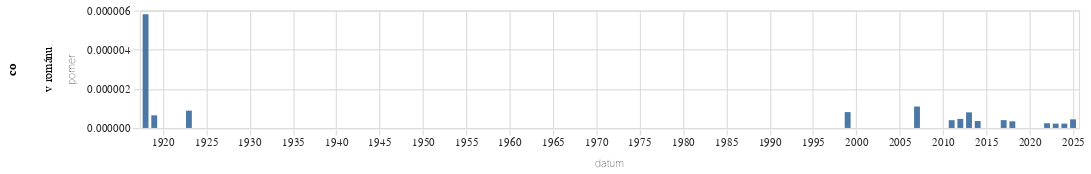

The notebook cell saved with this chart:
### Code cell
graf(vyvoj_vyskytu("(?i)ve{0,1} \w{0,20}\s{0,1}románu","v románu"))

### Figure 1 — Vega-Lite specification as saved in the notebook (floating-point values rounded to 4 significant figures)
{"config": {"title": {"font": "Noticia Text", "fontSize": 11.5, "anchor": "start", "lineHeight": 19, "fontWeight": "bolder", "subtitleFont": "Noticia Text", "subtitleFontSize": 10, "subtitleLineHeight": 15, "subtitlePadding": 10, "dy": -10, "color": "#292829", "subtitleColor": "#292829"}, "axis": {"labelFont": "Asap", "titleFont": "Asap", "fontWeight": "lighter", "titleFontWeight": "lighter", "labelFontSize": 9, "titleFontSize": 9, "labelPadding": 2, "titlePadding": 9, "domainOpacity": 0, "tickColor": "#DCDDD6", "labelColor": "#292829"}, "legend": {"labelFont": "Asap", "labelFontWeight": "normal", "titleFont": "Asap", "titleFontWeight": "normal", "labelFontSize": 9, "titleFontSize": 9, "labelColor": "#292829"}}, "data": {"name": "data-b8d2fbde887038586af4e5b94b84a93b"}, "mark": {"type": "bar"}, "encoding": {"row": {"field": "co", "type": "nominal"}, "x": {"field": "datum", "type": "temporal"}, "y": {"field": "pomer", "type": "quantitative"}}, "height": 100, "width": 800, "$schema": "https://vega.github.io/schema/vega-lite/v5.8.0.json", "datasets": {"data-b8d2fbde887038586af4e5b94b84a93b": [{"datum": "1918-01-01T00:00:00", "vyskytu": 1, "pocet_slov": 172010, "pomer": 5.814e-06, "co": "v románu"}, {"datum": "1919-01-01T00:00:00", "vyskytu": 1, "pocet_slov": 1547459, "pomer": 6.462e-07, "co": "v románu"}, {"datum": "1920-01-01T00:00:00", "vyskytu": 0, "pocet_slov": 1557497, "pomer": 0.0, "co": "v románu"}, {"datum": "1921-01-01T00:00:00", "vyskytu": 0, "pocet_slov": 1814119, "pomer": 0.0, "co": "v románu"}, {"datum": "1922-01-01T00:00:00", "vyskytu": 0, "pocet_slov": 1739976, "pomer": 0.0, "co": "v románu"}, {"datum": "1923-01-01T00:00:00", "vyskytu": 1, "pocet_slov": 1131296, "pomer": 8.839e-07, "co": "v románu"}, {"datum": "1924-01-01T00:00:00", "vyskytu": 0, "pocet_slov": 1386775, "pomer": 0.0, "co": "v románu"}, {"datum": "1925-01-01T00:00:00", "vyskytu": 0, "pocet_slov": 989387, "pomer": 0.0, "co": "v románu"}, {"datum": "1926-01-01T00:00:00", "vyskytu": 0, "pocet_slov": 1629693, "pomer": 0.0, "co": "v románu"}, {"datum": "1927-01-01T00:00:00", "vyskytu": 0, "pocet_slov": 1725378, "pomer": 0.0, "co": "v románu"}, {"datum": "1928-01-01T00:00:00", "vyskytu": 0, "pocet_slov": 1786584, "pomer": 0.0, "co": "v románu"}, {"datum": "1929-01-01T00:00:00", "vyskytu": 0, "pocet_slov": 907519, "pomer": 0.0, "co": "v románu"}, {"datum": "1930-01-01T00:00:00", "vyskytu": 0, "pocet_slov": 1990549, "pomer": 0.0, "co": "v románu"}, {"datum": "1931-01-01T00:00:00", "vyskytu": 0, "pocet_slov": 1466185, "pomer": 0.0, "co": "v románu"}, {"datum": "1932-01-01T00:00:00", "vyskytu": 0, "pocet_slov": 1117587, "pomer": 0.0, "co": "v románu"}, {"datum": "1933-01-01T00:00:00", "vyskytu": 0, "pocet_slov": 1230441, "pomer": 0.0, "co": "v románu"}, {"datum": "1934-01-01T00:00:00", "vyskytu": 0, "pocet_slov": 874472, "pomer": 0.0, "co": "v románu"}, {"datum": "1935-01-01T00:00:00", "vyskytu": 0, "pocet_slov": 712050, "pomer": 0.0, "co": "v románu"}, {"datum": "1936-01-01T00:00:00", "vyskytu": 0, "pocet_slov": 958205, "pomer": 0.0, "co": "v románu"}, {"datum": "1937-01-01T00:00:00", "vyskytu": 0, "pocet_slov": 733783, "pomer": 0.0, "co": "v románu"}, {"datum": "1938-01-01T00:00:00", "vyskytu": 0, "pocet_slov": 383461, "pomer": 0.0, "co": "v románu"}, {"datum": "1945-01-01T00:00:00", "vyskytu": 0, "pocet_slov": 140144, "pomer": 0.0, "co": "v románu"}, {"datum": "1946-01-01T00:00:00", "vyskytu": 0, "pocet_slov": 1129068, "pomer": 0.0, "co": "v románu"}, {"datum": "1947-01-01T00:00:00", "vyskytu": 0, "pocet_slov": 1083098, "pomer": 0.0, "co": "v románu"}, {"datum": "1948-01-01T00:00:00", "vyskytu": 0, "pocet_slov": 618132, "pomer": 0.0, "co": "v románu"}, {"datum": "1949-01-01T00:00:00", "vyskytu": 0, "pocet_slov": 357203, "pomer": 0.0, "co": "v románu"}, {"datum": "1950-01-01T00:00:00", "vyskytu": 0, "pocet_slov": 208781, "pomer": 0.0, "co": "v románu"}, {"datum": "1951-01-01T00:00:00", "vyskytu": 0, "pocet_slov": 219888, "pomer": 0.0, "co": "v románu"}, {"datum": "1952-01-01T00:00:00", "vyskytu": 0, "pocet_slov": 189920, "pomer": 0.0, "co": "v románu"}, {"datum": "1953-01-01T00:00:00", "vyskytu": 0, "pocet_slov": 114518, "pomer": 0.0, "co": "v románu"}, {"datum": "1954-01-01T00:00:00", "vyskytu": 0, "pocet_slov": 98416, "pomer": 0.0, "co": "v románu"}, {"datum": "1955-01-01T00:00:00", "vyskytu": 0, "pocet_slov": 78833, "pomer": 0.0, "co": "v románu"}, {"datum": "1956-01-01T00:00:00", "vyskytu": 0, "pocet_slov": 138430, "pomer": 0.0, "co": "v románu"}, {"datum": "1957-01-01T00:00:00", "vyskytu": 0, "pocet_slov": 137388, "pomer": 0.0, "co": "v románu"}, {"datum": "1958-01-01T00:00:00", "vyskytu": 0, "pocet_slov": 142112, "pomer": 0.0, "co": "v románu"}, {"datum": "1959-01-01T00:00:00", "vyskytu": 0, "pocet_slov": 141333, "pomer": 0.0, "co": "v románu"}, {"datum": "1960-01-01T00:00:00", "vyskytu": 0, "pocet_slov": 181817, "pomer": 0.0, "co": "v románu"}, {"datum": "1961-01-01T00:00:00", "vyskytu": 0, "pocet_slov": 216288, "pomer": 0.0, "co": "v románu"}, {"datum": "1962-01-01T00:00:00", "vyskytu": 0, "pocet_slov": 98793, "pomer": 0.0, "co": "v románu"}, {"datum": "1963-01-01T00:00:00", "vyskytu": 0, "pocet_slov": 139432, "pomer": 0.0, "co": "v románu"}, {"datum": "1964-01-01T00:00:00", "vyskytu": 0, "pocet_slov": 288820, "pomer": 0.0, "co": "v románu"}, {"datum": "1965-01-01T00:00:00", "vyskytu": 0, "pocet_slov": 194814, "pomer": 0.0, "co": "v románu"}, {"datum": "1966-01-01T00:00:00", "vyskytu": 0, "pocet_slov": 247115, "pomer": 0.0, "co": "v románu"}, {"datum": "1967-01-01T00:00:00", "vyskytu": 0, "pocet_slov": 225198, "pomer": 0.0, "co": "v románu"}, {"datum": "1968-01-01T00:00:00", "vyskytu": 0, "pocet_slov": 559905, "pomer": 0.0, "co": "v románu"}, {"datum": "1969-01-01T00:00:00", "vyskytu": 0, "pocet_slov": 368721, "pomer": 0.0, "co": "v románu"}, {"datum": "1970-01-01T00:00:00", "vyskytu": 0, "pocet_slov": 248046, "pomer": 0.0, "co": "v románu"}, {"datum": "1971-01-01T00:00:00", "vyskytu": 0, "pocet_slov": 263102, "pomer": 0.0, "co": "v románu"}, {"datum": "1972-01-01T00:00:00", "vyskytu": 0, "pocet_slov": 213032, "pomer": 0.0, "co": "v románu"}, {"datum": "1973-01-01T00:00:00", "vyskytu": 0, "pocet_slov": 280835, "pomer": 0.0, "co": "v románu"}, {"datum": "1974-01-01T00:00:00", "vyskytu": 0, "pocet_slov": 291980, "pomer": 0.0, "co": "v románu"}, {"datum": "1975-01-01T00:00:00", "vyskytu": 0, "pocet_slov": 335255, "pomer": 0.0, "co": "v románu"}, {"datum": "1976-01-01T00:00:00", "vyskytu": 0, "pocet_slov": 244998, "pomer": 0.0, "co": "v románu"}, {"datum": "1977-01-01T00:00:00", "vyskytu": 0, "pocet_slov": 253702, "pomer": 0.0, "co": "v románu"}, {"datum": "1978-01-01T00:00:00", "vyskytu": 0, "pocet_slov": 289894, "pomer": 0.0, "co": "v románu"}, {"datum": "1979-01-01T00:00:00", "vyskytu": 0, "pocet_slov": 252883, "pomer": 0.0, "co": "v románu"}, {"datum": "1980-01-01T00:00:00", "vyskytu": 0, "pocet_slov": 242065, "pomer": 0.0, "co": "v románu"}, {"datum": "1981-01-01T00:00:00", "vyskytu": 0, "pocet_slov": 134899, "pomer": 0.0, "co": "v románu"}, {"datum": "1982-01-01T00:00:00", "vyskytu": 0, "pocet_slov": 186973, "pomer": 0.0, "co": "v románu"}, {"datum": "1983-01-01T00:00:00", "vyskytu": 0, "pocet_slov": 227768, "pomer": 0.0, "co": "v románu"}, {"datum": "1984-01-01T00:00:00", "vyskytu": 0, "pocet_slov": 191735, "pomer": 0.0, "co": "v románu"}, {"datum": "1985-01-01T00:00:00", "vyskytu": 0, "pocet_slov": 165973, "pomer": 0.0, "co": "v románu"}, {"datum": "1986-01-01T00:00:00", "vyskytu": 0, "pocet_slov": 98877, "pomer": 0.0, "co": "v románu"}, {"datum": "1987-01-01T00:00:00", "vyskytu": 0, "pocet_slov": 149991, "pomer": 0.0, "co": "v románu"}, {"datum": "1988-01-01T00:00:00", "vyskytu": 0, "pocet_slov": 167631, "pomer": 0.0, "co": "v románu"}, {"datum": "1989-01-01T00:00:00", "vyskytu": 0, "pocet_slov": 255151, "pomer": 0.0, "co": "v románu"}, {"datum": "1990-01-01T00:00:00", "vyskytu": 0, "pocet_slov": 833434, "pomer": 0.0, "co": "v románu"}, {"datum": "1991-01-01T00:00:00", "vyskytu": 0, "pocet_slov": 1410605, "pomer": 0.0, "co": "v románu"}, {"datum": "1992-01-01T00:00:00", "vyskytu": 0, "pocet_slov": 1217148, "pomer": 0.0, "co": "v románu"}, {"datum": "1993-01-01T00:00:00", "vyskytu": 0, "pocet_slov": 1127475, "pomer": 0.0, "co": "v románu"}, {"datum": "1994-01-01T00:00:00", "vyskytu": 0, "pocet_slov": 948063, "pomer": 0.0, "co": "v románu"}, {"datum": "1995-01-01T00:00:00", "vyskytu": 0, "pocet_slov": 1138209, "pomer": 0.0, "co": "v románu"}, {"datum": "1996-01-01T00:00:00", "vyskytu": 0, "pocet_slov": 1240947, "pomer": 0.0, "co": "v románu"}, {"datum": "1997-01-01T00:00:00", "vyskytu": 0, "pocet_slov": 2179318, "pomer": 0.0, "co": "v románu"}, {"datum": "1998-01-01T00:00:00", "vyskytu": 0, "pocet_slov": 1522654, "pomer": 0.0, "co": "v románu"}, {"datum": "1999-01-01T00:00:00", "vyskytu": 2, "pocet_slov": 2465372, "pomer": 8.112e-07, "co": "v románu"}, {"datum": "2000-01-01T00:00:00", "vyskytu": 0, "pocet_slov": 2483127, "pomer": 0.0, "co": "v románu"}, {"datum": "2001-01-01T00:00:00", "vyskytu": 0, "pocet_slov": 2462192, "pomer": 0.0, "co": "v románu"}, {"datum": "2002-01-01T00:00:00", "vyskytu": 0, "pocet_slov": 1931845, "pomer": 0.0, "co": "v románu"}, {"datum": "2003-01-01T00:00:00", "vyskytu": 0, "pocet_slov": 2578085, "pomer": 0.0, "co": "v románu"}, {"datum": "2004-01-01T00:00:00", "vyskytu": 0, "pocet_slov": 2351739, "pomer": 0.0, "co": "v románu"}, {"datum": "2005-01-01T00:00:00", "vyskytu": 0, "pocet_slov": 2582168, "pomer": 0.0, "co": "v románu"}, {"datum": "2006-01-01T00:00:00", "vyskytu": 0, "pocet_slov": 1552476, "pomer": 0.0, "co": "v románu"}, {"datum": "2007-01-01T00:00:00", "vyskytu": 2, "pocet_slov": 1826653, "pomer": 1.095e-06, "co": "v románu"}, {"datum": "2008-01-01T00:00:00", "vyskytu": 0, "pocet_slov": 1786832, "pomer": 0.0, "co": "v románu"}, {"datum": "2009-01-01T00:00:00", "vyskytu": 0, "pocet_slov": 2116415, "pomer": 0.0, "co": "v románu"}, {"datum": "2010-01-01T00:00:00", "vyskytu": 0, "pocet_slov": 1718642, "pomer": 0.0, "co": "v románu"}, {"datum": "2011-01-01T00:00:00", "vyskytu": 1, "pocet_slov": 2512843, "pomer": 3.98e-07, "co": "v románu"}, {"datum": "2012-01-01T00:00:00", "vyskytu": 1, "pocet_slov": 2154063, "pomer": 4.642e-07, "co": "v románu"}, {"datum": "2013-01-01T00:00:00", "vyskytu": 1, "pocet_slov": 1253654, "pomer": 7.977e-07, "co": "v románu"}, {"datum": "2014-01-01T00:00:00", "vyskytu": 1, "pocet_slov": 2797907, "pomer": 3.574e-07, "co": "v románu"}, {"datum": "2015-01-01T00:00:00", "vyskytu": 0, "pocet_slov": 2883253, "pomer": 0.0, "co": "v románu"}, {"datum": "2016-01-01T00:00:00", "vyskytu": 0, "pocet_slov": 3088746, "pomer": 0.0, "co": "v románu"}, {"datum": "2017-01-01T00:00:00", "vyskytu": 1, "pocet_slov": 2494184, "pomer": 4.009e-07, "co": "v románu"}, {"datum": "2018-01-01T00:00:00", "vyskytu": 1, "pocet_slov": 2950192, "pomer": 3.39e-07, "co": "v románu"}, {"datum": "2019-01-01T00:00:00", "vyskytu": 0, "pocet_slov": 3385704, "pomer": 0.0, "co": "v románu"}, {"datum": "2020-01-01T00:00:00", "vyskytu": 0, "pocet_slov": 3628168, "pomer": 0.0, "co": "v románu"}, {"datum": "2021-01-01T00:00:00", "vyskytu": 0, "pocet_slov": 3028906, "pomer": 0.0, "co": "v románu"}, {"datum": "2022-01-01T00:00:00", "vyskytu": 1, "pocet_slov": 4156918, "pomer": 2.406e-07, "co": "v románu"}, {"datum": "2023-01-01T00:00:00", "vyskytu": 1, "pocet_slov": 4543342, "pomer": 2.201e-07, "co": "v románu"}, {"datum": "2024-01-01T00:00:00", "vyskytu": 1, "pocet_slov": 4476204, "pomer": 2.234e-07, "co": "v románu"}, {"datum": "2025-01-01T00:00:00", "vyskytu": 1, "pocet_slov": 2270793, "pomer": 4.404e-07, "co": "v románu"}]}}
